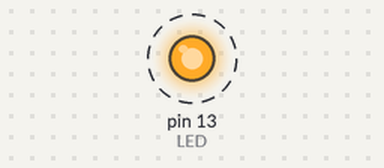
A sketch run on a simulated Arduino Uno, built with avr-gcc and run on an emulated ATmega328P. On the bench: output pins drawn as LEDs (lit = HIGH). Dashed ring = blinking.

Above: at 0.5 s.
Timing chart, 0 to 4.6 s (numbered marks = the images above):
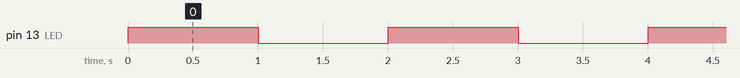

Measured:
- by itself, pin 13 (LED): alternates HIGH for 1.0 s and LOW for 1.0 s

The sketch:

hello.ino
```cpp
#include <stdio.h>
#include <avr/io.h>
#include <avr/interrupt.h>
#include <util/delay.h>

#define BLINK_DELAY_MS 1000

volatile uint8_t ledState = 0;

int main()
{
    // Configura o pino 13 (LED) como saída
    DDRB |= (1 << DDB5);

    sei(); // Habilita interrupções globais

    // Imprime a versão do compilador GCC e o padrão do C++ utilizado
    printf("Versão do GCC: %d\n", __GNUC__);
    printf("Padrão do C++: %ld\n", __cplusplus);

    while (1)
    {
        ledState = !ledState;        // Inverte o estado do LED

        if (ledState)
        {
            PORTB |= (1 << PORTB5);  // Liga o LED
        }
        else
        {
            PORTB &= ~(1 << PORTB5); // Desliga o LED
        }

        _delay_ms(BLINK_DELAY_MS);   // Atraso em milissegundos
    }

    return 0;
}
```
